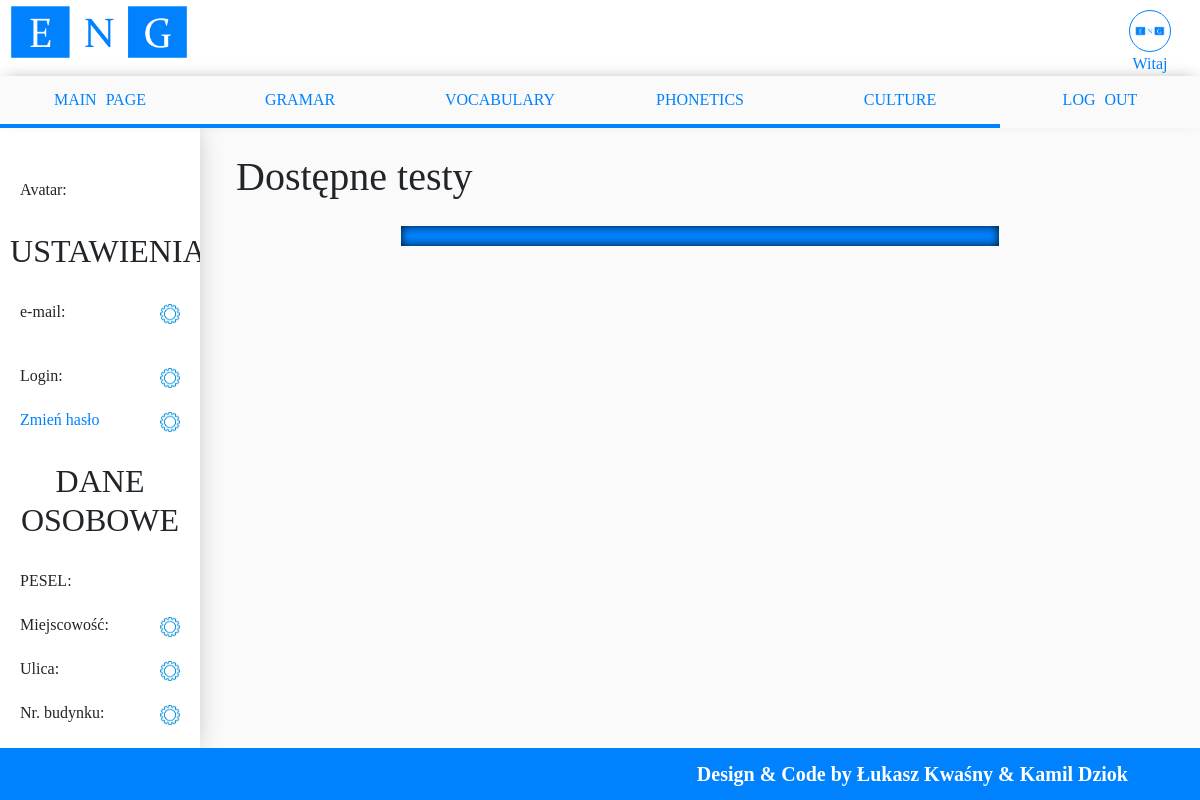
The page /kurs/user.php (signed in) on the database as committed earlier.
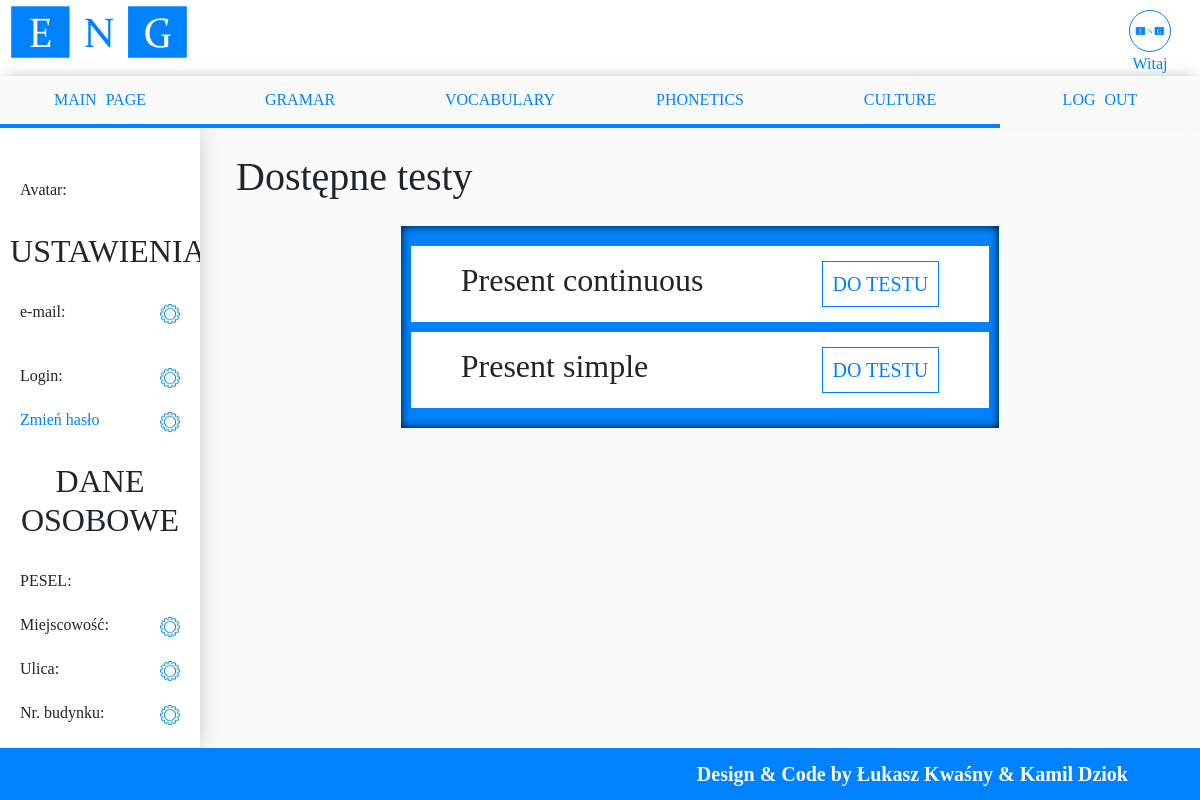
The same page on the database as committed later.
### tables this page shows
CREATE TABLE `testy` (
  `id_testu` int(11) NOT NULL,
  `nazwa_testu` text NOT NULL
);

### kurs/user.php (the view, shortened to what this page needs)
<?php
	require_once "connect_user.php";
	try{
		$polaczenie = @new mysqli($host, $db_user, $db_password, $db_name);
	}catch(Exception $e){
		echo '<span style="color:red;">Błąd serwera! Przepraszamy za niedogodności i prosimy o rejestrację w innym terminie!</span>';
		echo '<br />Informacja developerska: '.$e;
    }finally{
        $polaczenie->close();
    }
?>
<!Doctype html>
<html>
	<head>
		<link rel="stylesheet" href="./css/styleMob.css" />
		<link rel="stylesheet" href="./css/styleMobGPT.css" />
		<link rel="stylesheet" href="./css/style.css">
		<link rel="stylesheet" href="./css/style_user.css">
		<link rel="stylesheet" href="./css/style1280.css">
		<link rel="stylesheet" href="./bootstrap-4.3.1-dist/css/bootstrap.css" />
		<link rel="stylesheet" href="./bootstrap-4.3.1-dist/css/bootstrap-grid.css" />
	</head>
	<body>
		<div id="container" class="container col-xl-12 col-lg-12 col-md-12 col-sm-12 col-12">
			<header>
				<img src="img/logo.png">
				<div class="avatar">
					<a href=""><div></div></a>
					<p><?php echo 'Witaj '.$_SESSION['login'];?></p>
				</div>
			</header>
			<div class="menu_horizontal col-xl-12 col-lg-12 col-md-12 col-sm-12 col-12">
				<div class="menu_horizontal_mob col-12 col-sm-12 col-md-12 col-xl-2 col-lg-2   ">
					<a href="index.php">Main page</a>
				</div>
				<div class="menu_horizontal_mob col-xl-2 col-lg-2 col-md-12 col-sm-12 col-12">
					<a>Gramar</a>
				</div>
				<div class="menu_horizontal_mob col-xl-2 col-lg-2 col-md-12 col-sm-12 col-12">
					<a>Vocabulary</a>
				</div>
				<div class="menu_horizontal_mob col-xl-2 col-lg-2 col-md-12 col-sm-12 col-12">
					<a>Phonetics</a>
				</div>
				<div class="menu_horizontal_mob col-xl-2 col-lg-2 col-md-12 col-sm-12 col-12">
					<a>Culture</a>
				</div>
				<div class="menu_horizontal_curent menu_horizontal_mob col-xl-2 col-lg-2 col-md-12 col-sm-12 col-12">
					<a href="logout.php">Log out</a>
				</div>
			</div>
			<div class="content">
				<div class="component_right">
                    <h1>Dostępne testy</h1>
                    <div class="box">
					<?php
						require_once "connect_user.php";
						try{
							$polaczenie = @new mysqli($host, $db_user, $db_password, $db_name);
							if ($polaczenie->connect_errno!=0){
								throw new Exception(mysqli_connect_errno());
							}else{
								if($rezultat=$polaczenie->query(sprintf("SELECT * FROM testy"))){
									$ilu_userow=$rezultat->num_rows;
									if($ilu_userow>0){
										while($wiersz=$rezultat->fetch_assoc()){
					?>
						<div>
							<form action="test.php?id=<?php echo $wiersz['nazwa_testu']; ?>" method="POST">
                            	<h2><?php echo $wiersz['nazwa_testu']; ?><input type="submit" class="button" name="<?php echo $wiersz['nazwa_testu']; ?>" value="Do testu"/></h2>
                        	</form>
						</div>
					<?php
										}
									}
								}
							}
						}catch(Exception $e){
							echo '<span style="color:red;">Błąd serwera! Przepraszamy za niedogodności i prosimy o rejestrację w innym terminie!</span>';
							echo '<br />Informacja developerska: '.$e;
						}finally{
							$polaczenie->close();
						}
					?>
                    </div>
				</div>
				<div class="component_left">
                    <div class="settings">
						<h2><?php echo $_SESSION['nameUser']." ".$_SESSION['surname']; ?></h2>
						<p>Avatar: </p>
						<h2>ustawienia</h2>
						<p>e-mail: <?php echo "<span>".$_SESSION['email']."</span>"; ?><input type="button" /></p>						</p>
						<p>Login: <?php echo "<span>".$_SESSION['login']."</span>"; ?><input type="button" /></p>
						<p><span>Zmień hasło</span> <input type="button" /></p>
						<h2>dane osobowe</h2>
						<p>PESEL: <?php echo "<span>".$_SESSION['pesel']."</span>"; ?></p>
						<p>Miejscowość: <?php echo "<span>".$_SESSION['city']."</span>"; ?><input type="button" /></p>
						<p>Ulica: <?php echo "<span>".$_SESSION['street']."</span>"; ?><input type="button" /></p>
						<p>Nr. budynku: <?php echo "<span>".$_SESSION['building']."</span>"; ?><input type="button" /></p>
						<p>Nr. lokalu: <?php try{echo "<span>".$_SESSION['flat']."</span>";}catch(Exception $e){echo "<span>brak informacji</span>";} ?><input type="button" /></p>
					</div>
				</div>
			</div>
			<footer>
				<h5>Design & Code by Łukasz Kwaśny & Kamil Dziok</h5>
			</footer>
		</div>
	</body>
</html>

### kurs/css/styleMob.css (style rules this page uses)
@media (min-width: 992px) { .menu_horizontal_mob { display: block; } }

### kurs/css/style.css (style rules this page uses)
body { margin: 0px; padding: 0px; font-family: dosis!important; }
#container { width: 100%; margin: 0px auto; padding: 0px; }
header { width: 100%; overflow: hidden; }
header img { width: 16.666%; }
.menu_horizontal { background-color: #fafafa; box-shadow: 0px -4px 15px -6px rgba(0,0,0,0.3); height: 52px; padding: 0px!important; }
.menu_horizontal div { background-color: #0082ff; height: 52px; padding: 0px; float: left; text-align: center; }
.menu_horizontal_curent { background-color: #fafafa!important; }
.menu_horizontal div a { background-color: #fafafa; display: block; padding: 12px 0px; text-transform: uppercase; text-decoration: none; color: #0082ff; cursor: pointer; word-spacing: 5px; }
.content { background-color: #fafafa; overflow: hidden; padding: 0px!important; }
.component_left { background-color: white; width: 16.666%; float: right; overflow-y: auto; overflow-x: hidden; box-shadow: -10px 0px 28px 0px rgba(0,0,0,0.4); }
.component_left h2 { margin: 0px; padding: 20px 10px; text-align: center; text-transform: uppercase; }
.component_right { width: 83.334%; padding: 0px 3% 39px 3%; float: right; }
.component_right > h1 { margin: 0px; padding: 25px 0px; }
.button { background-color: white; padding: 10px 0px; margin: 0px; color: #0082ff; font-size: 20px; text-align: center; text-transform: uppercase; border: 1px solid #0082ff; cursor: pointer; }
a { text-decoration: none!important; }
footer { overflow: hidden; clear: both; background-color: #0082ff; width: 100%; padding: 10px 6%; }
footer > h5 { float: right; padding: 4px 0px; margin: 0px; color: white; font-weight: bold; }
.avatar { padding-top: 10px; width: 8.333%; float: right; }
.avatar > a { border-radius: 90%; }
.avatar > a > div { background-image: url("../img/logo.png"); background-position: center; background-repeat: no-repeat; background-size: 80%; width: 0px; padding: 20%; margin: auto; border: 1px solid #0082ff; border-radius: 90%; }
.avatar p { color: #0082ff; text-align: center; margin: 0px; }

### kurs/css/style_user.css (style rules this page uses)
.box { margin: 0px auto; padding: 10px; width: 64.5%; background-color: #0082ff; box-shadow: inset 0px 0px 10px rgba(0, 0, 0, 0.9); }
.box > div { background-color: white; padding: 15px 50px; margin: 10px 0px; overflow: hidden; }
form > h2 { margin: 0px; }
form > h2 > input { float: right; padding: 10px!important; }
.settings > p { padding: 10px 20px; margin: 0px; }
p > span { color: #0082ff; cursor: pointer; }
input[type='button'] { background-image: url("../img/ustawienia.png"); background-position: center; background-repeat: no-repeat; background-size: 100%; margin-top: 4px; padding: 0px; float: right; border: 0px; width: 20px; height: 20px; }

Rows that differ between the two databases and show on the page:
added testy: nazwa_testu "Present continuous"
added testy: nazwa_testu "Present simple"
